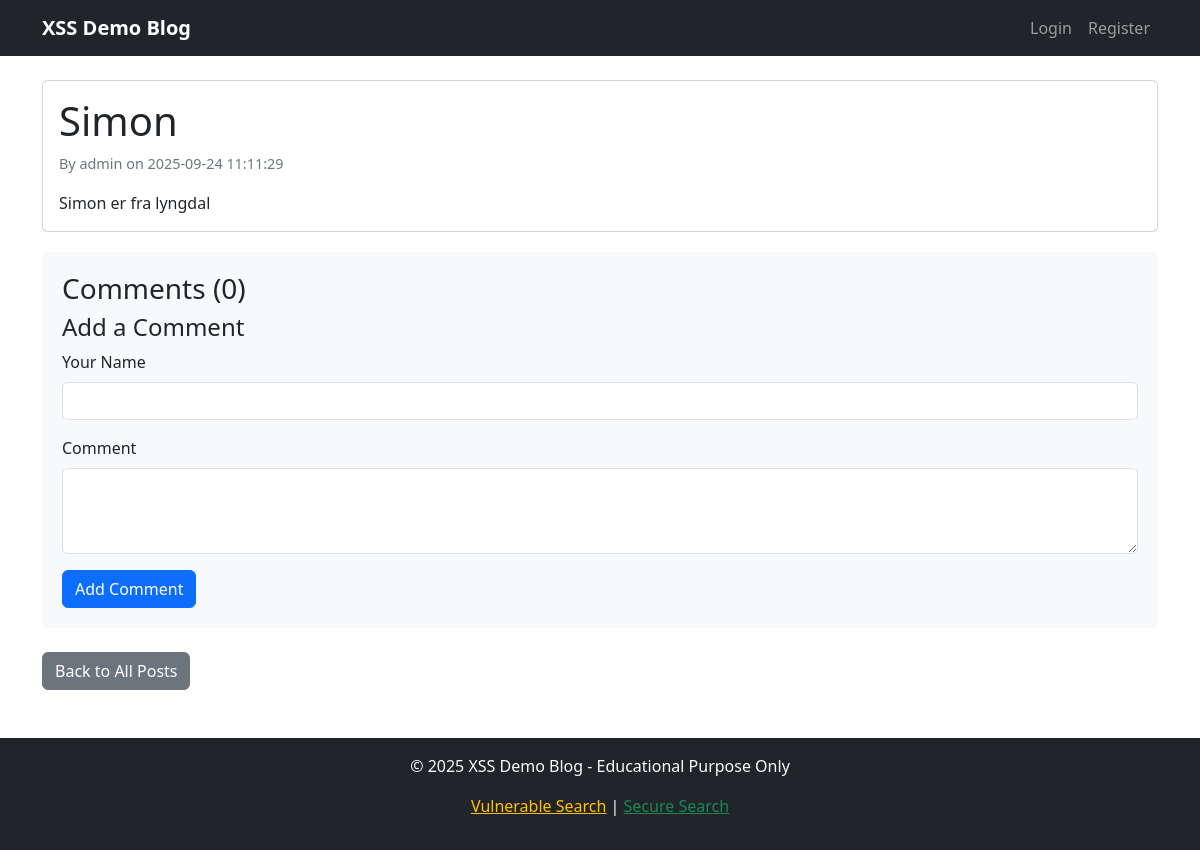
/post/1, run on an earlier commit of the app's database.
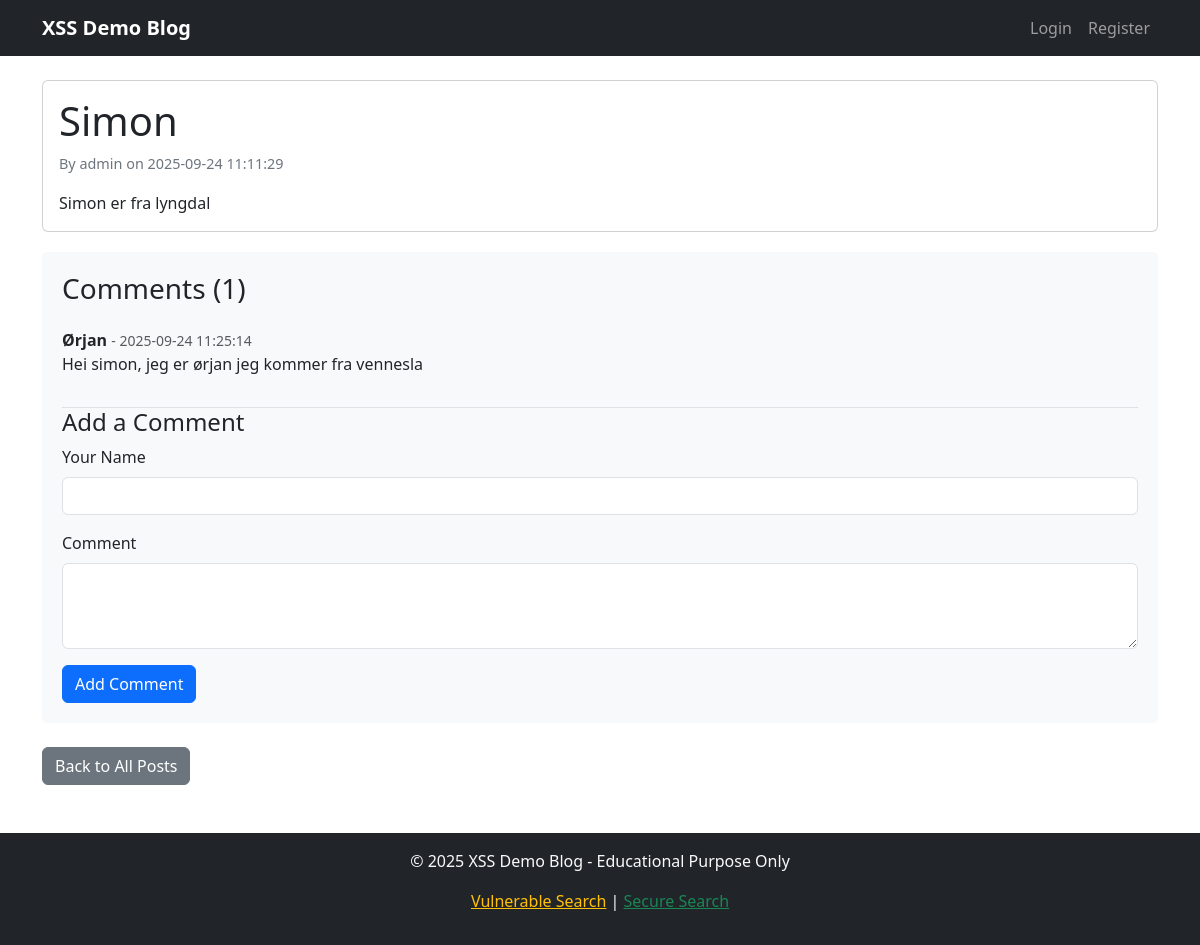
And on a later commit of the database.
### tables this page shows
CREATE TABLE comments
                 (id INTEGER PRIMARY KEY AUTOINCREMENT,
                  post_id INTEGER,
                  author_name TEXT NOT NULL,
                  content TEXT NOT NULL,
                  created_at TIMESTAMP DEFAULT CURRENT_TIMESTAMP,
                  FOREIGN KEY (post_id) REFERENCES posts (id));

### app.py (the view)
@app.route('/post/<int:post_id>')
def view_post(post_id):
    conn = get_db_connection()
    post = conn.execute('''
        SELECT p.*, u.username
        FROM posts p
        JOIN users u ON p.author_id = u.id
        WHERE p.id = ?
    ''', (post_id,)).fetchone()
    if not post:
        flash('Post not found!')
        return redirect(url_for('index'))
    comments = conn.execute('''
        SELECT * FROM comments
        WHERE post_id = ?
        ORDER BY created_at ASC
    ''', (post_id,)).fetchall()
    conn.close()
    return render_template('post.html', post=post, comments=comments)

### app.py (called while the page is built)
def get_db_connection():
    conn = sqlite3.connect('blog.db')
    conn.row_factory = sqlite3.Row
    return conn

### templates/post.html
{% extends "base.html" %}
{% block content %}
<div class="row">
    <div class="col-md-12">
        <article class="card">
            <div class="card-body">
                <h1 class="card-title">{{ post.title }}</h1>
                <p class="post-meta">By {{ post.username }} on {{ post.created_at }}</p>
                <div class="card-text">
                    {{ post.content|replace('\n', '<br>')|safe }}
                </div>
            </div>
        </article>
        <div class="comment-section">
            <h3>Comments ({{ comments|length }})</h3>
            {% if comments %}
                {% for comment in comments %}
                    <div class="comment">
                        <strong>{{ comment.author_name }}</strong>
                        <small class="text-muted">- {{ comment.created_at }}</small>
                        <p>{{ comment.content }}</p>
                    </div>
                {% endfor %}
            {% endif %}
            <h4>Add a Comment</h4>
            <form method="POST" action="{{ url_for('add_comment', post_id=post.id) }}">
                <div class="mb-3">
                    <label for="author_name" class="form-label">Your Name</label>
                    <input type="text" class="form-control" id="author_name" name="author_name" required>
                </div>
                <div class="mb-3">
                    <label for="content" class="form-label">Comment</label>
                    <textarea class="form-control" id="content" name="content" rows="3" required></textarea>
                </div>
                <button type="submit" class="btn btn-primary">Add Comment</button>
            </form>
        </div>
        <div class="mt-4">
            <a href="{{ url_for('index') }}" class="btn btn-secondary">Back to All Posts</a>
        </div>
    </div>
</div>
{% endblock %}

What changed in the data, as far as the page shows it:
added comments: author_name "Ørjan", created_at "2025-09-24 11:25:14", content "Hei simon, jeg er ørjan jeg kommer fra vennesla"
Also different on the page:
{{ comments|length }}: "0" → "1"
